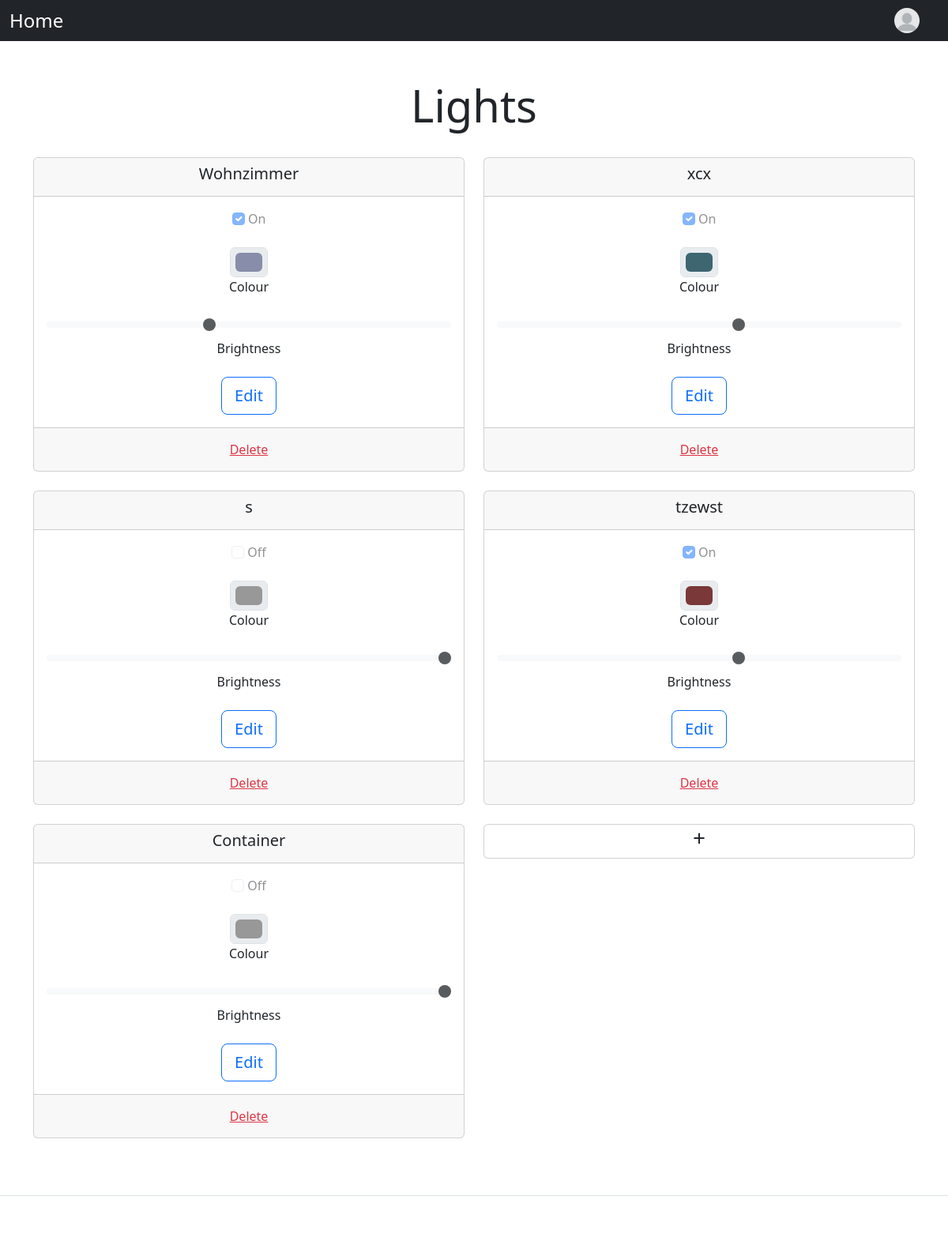
Screenshot of / (signed in) with the database file from the repository.
### lights/models.py (models this page shows)
class Light(models.Model):
    name = models.CharField(max_length=200)
    status = models.BooleanField(default=False)
    colour = models.CharField(max_length=200, default="#989898")
    brightness = models.IntegerField(default=100)

### lights/views.py (the view)
# urls.py: path('', views.index, name='index'),
@login_required
@user_passes_test(active_check)
def index(request):
    if request.method == "POST":
        form = AddForm(request.POST)
        if form.is_valid():
            light = form.save(commit=False)
            light.save()
        return redirect("index")
    else:
        light_list = Light.objects.all()
        context = {"latest_light_list": light_list}
        return render(request, "lights/index.html", context)

### lights/views.py (called while the page is built)
def active_check(user):
    account = Account.objects.get(user=user)
    return account.active

### lights/templates/lights/index.html (shortened to what this page needs)
{% include "header.html" %}
<div class="px-3 py-3 pt-md-5 pb-md-4 mx-auto text-center">
    <h1 class="display-4">Lights</h1>
</div>
<div class="container text-center">
    <div class="row row-cols-2 gx-4 d-flex align-items-stretch">
        {% for light in latest_light_list %}
            <div class="col">
                <div class="card mb-4">
                    <div class="card-header">
                        <h5 class="card-title">{{ light.name }}</h5>
                    </div>
                    <div class="card-body">
                        <div class="mb-4">
                            <input class="form-check-input" type="checkbox" role="switch" id="status_{{ forloop.counter }}"
                                   disabled {% if light.status %} checked{% endif %}>
                            <label class="form-check-label" for="status_{{ forloop.counter }}">{% if light.status %} On {% else %}
                                Off {% endif %}</label>
                        </div>
                        <div class="mb-4">
                            <input type="color" class="form-control form-control-color mx-auto" id="colour_{{ forloop.counter }}"
                                   value="{{ light.colour }}" disabled>
                            <label class="form-check-label" for="colour_{{ forloop.counter }}">Colour</label>
                        </div>
                        <div class="mb-4">
                            <input type="range" class="form-range" min="0" max="100" step="10" id="brightness_{{ forloop.counter }}"
                                   value="{{ light.brightness }}" disabled>
                            <label class="form-check-label" for="brightness_{{ forloop.counter }}">Brightness</label>
                        </div>
                        <a href="{% url 'detailLight' light.id %}" class="btn btn-outline-primary btn-lg btn-block">Edit</a>
                    </div>
                    <div class="card-footer text-muted">
                        <form action="{% url 'deleteLight' light.id %}" method="post">
                            <button type="submit" class="btn mx-auto link-danger btn-link">Delete</button>
                        </form>
                    </div>
                </div>
            </div>
        {% endfor %}
        <div class="col">
            <div class="card mb-4">
                <a href="{% url 'addLight' %}" class="my-auto stretched-link nav-link text-dark"><h3>+</h3></a>
            </div>
        </div>
    </div>
</div>
{% include "footer.html" %}

### rows the page displays
Light: name "Wohnzimmer", status "☑", shows "On", colour "#888daa", brightness "40"
Light: name "xcx", status "☑", shows "On", colour "#3d6671", brightness "60"
Light: name "s", shows "Off", colour "#989898", brightness "100"
Light: name "tzewst", status "☑", shows "On", colour "#7a3838", brightness "60"
Light: name "Container", shows "Off", colour "#989898", brightness "100"
